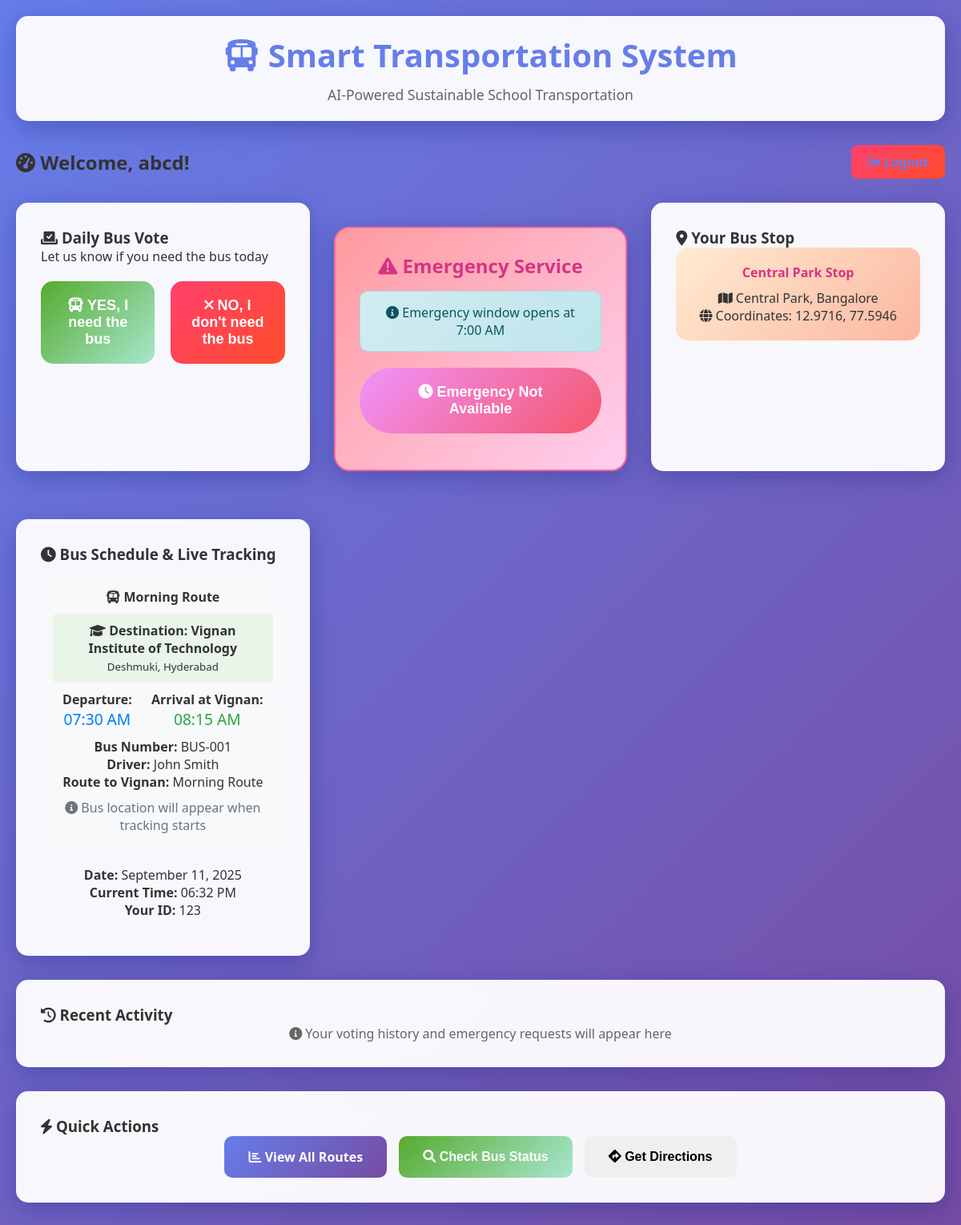
/dashboard (signed in), run on the app's committed database.
### app.py (models this page shows)
class Student(UserMixin, db.Model):
    id = db.Column(db.Integer, primary_key=True)
    student_id = db.Column(db.String(20), unique=True, nullable=False)
    name = db.Column(db.String(100), nullable=False)
    password_hash = db.Column(db.String(120), nullable=False)
    stop_id = db.Column(db.Integer, db.ForeignKey('bus_stop.id'), nullable=False)
    created_at = db.Column(db.DateTime, default=datetime.utcnow)
    stop = db.relationship('BusStop', backref='students')
    votes = db.relationship('DailyVote', backref='student', lazy=True)
    emergency_requests = db.relationship('EmergencyRequest', backref='student', lazy=True)

class BusStop(db.Model):
    id = db.Column(db.Integer, primary_key=True)
    name = db.Column(db.String(100), nullable=False)
    latitude = db.Column(db.Float, nullable=False)
    longitude = db.Column(db.Float, nullable=False)
    address = db.Column(db.String(200))
    created_at = db.Column(db.DateTime, default=datetime.utcnow)

class BusSchedule(db.Model):
    id = db.Column(db.Integer, primary_key=True)
    route_name = db.Column(db.String(100), nullable=False)
    departure_time = db.Column(db.Time, nullable=False)
    arrival_time = db.Column(db.Time, nullable=False)
    bus_number = db.Column(db.String(20), nullable=False)
    driver_name = db.Column(db.String(100), nullable=False)
    is_active = db.Column(db.Boolean, default=True)
    created_at = db.Column(db.DateTime, default=datetime.utcnow)

### app.py (the view)
@app.route('/dashboard')
@login_required
def dashboard():
    today = datetime.now().date()
    now = datetime.now()
    today_vote = DailyVote.query.filter_by(
        student_id=current_user.id,
        vote_date=today
    ).first()
    emergency_active = False
    current_time = now.time()
    if current_time >= datetime.strptime("07:00", "%H:%M").time() and \
       current_time <= datetime.strptime("07:30", "%H:%M").time():
        emergency_active = True
    user_stop = BusStop.query.get(current_user.stop_id)
    bus_schedule = BusSchedule.query.filter_by(is_active=True).first()
    bus_location = BusLocation.query.order_by(BusLocation.timestamp.desc()).first()
    return render_template('dashboard.html',
                         current_user=current_user,
                         today_vote=today_vote,
                         emergency_active=emergency_active,
                         user_stop=user_stop,
                         now=now,
                         bus_schedule=bus_schedule,
                         bus_location=bus_location)

### app.py (called while the page is built)
@login_manager.user_loader
def load_user(user_id):
    return Student.query.get(int(user_id))

### templates/dashboard.html (shortened to what this page needs)
{% extends "base.html" %}
{% block content %}
<div class="nav">
    <h2><i class="fas fa-tachometer-alt"></i> Welcome, {{ current_user.name }}!</h2>
    <a href="{{ url_for('logout') }}" class="btn btn-danger">
        <i class="fas fa-sign-out-alt"></i> Logout
    </a>
</div>
<div class="dashboard-grid">
    <div class="card">
        <h3><i class="fas fa-vote-yea"></i> Daily Bus Vote</h3>
        <p>Let us know if you need the bus today</p>
        {% if today_vote %}
            <div class="alert alert-success">
                <i class="fas fa-check-circle"></i>
                You voted: <strong>{{ 'YES' if today_vote.needs_bus else 'NO' }}</strong> for bus today
            </div>
            <p><small>Voted at: {{ today_vote.voted_at.strftime('%I:%M %p') }}</small></p>
        {% else %}
            <form method="POST" action="{{ url_for('vote') }}">
                <div class="vote-buttons">
                    <button type="submit" name="needs_bus" value="yes" class="btn btn-success vote-btn">
                        <i class="fas fa-bus"></i> YES, I need the bus
                    </button>
                    <button type="submit" name="needs_bus" value="no" class="btn btn-danger vote-btn">
                        <i class="fas fa-times"></i> NO, I don't need the bus
                    </button>
                </div>
            </form>
        {% endif %}
    </div>
    <div class="card emergency-section {% if emergency_active %}emergency-active{% endif %}">
        <h3><i class="fas fa-exclamation-triangle"></i> Emergency Service</h3>
        {% if emergency_active %}
            <div class="alert alert-danger">
                <i class="fas fa-clock"></i> Emergency window is active (7:00 AM - 7:30 AM)
            </div>
            <button onclick="requestEmergency()" class="btn btn-warning">
                <i class="fas fa-bell"></i> Request Emergency Bus
            </button>
            <p><small>Click if you missed your regular bus</small></p>
        {% else %}
            <div class="alert alert-info">
                <i class="fas fa-info-circle"></i> Emergency window opens at 7:00 AM
            </div>
            <button class="btn btn-warning" disabled>
                <i class="fas fa-clock"></i> Emergency Not Available
            </button>
        {% endif %}
    </div>
    <div class="card">
        <h3><i class="fas fa-map-marker-alt"></i> Your Bus Stop</h3>
        <div class="stop-info">
            <h4>{{ user_stop.name }}</h4>
            <p><i class="fas fa-map"></i> {{ user_stop.address }}</p>
            <p><i class="fas fa-globe"></i> Coordinates: {{ "%.4f"|format(user_stop.latitude) }}, {{ "%.4f"|format(user_stop.longitude) }}</p>
        </div>
    </div>
    <div class="card">
        <h3><i class="fas fa-clock"></i> Bus Schedule & Live Tracking</h3>
        <div style="text-align: center;">
            {% if bus_schedule %}
                <div style="margin: 15px 0; padding: 15px; background: #f8f9fa; border-radius: 10px;">
                    <h4><i class="fas fa-bus"></i> {{ bus_schedule.route_name }}</h4>
                    <div style="background: #e8f5e8; padding: 10px; border-radius: 5px; margin: 10px 0;">
                        <strong><i class="fas fa-graduation-cap"></i> Destination: Vignan Institute of Technology</strong><br>
                        <small>Deshmuki, Hyderabad</small>
                    </div>
                    <div style="display: flex; justify-content: space-around; margin: 10px 0;">
                        <div>
                            <strong>Departure:</strong><br>
                            <span style="font-size: 1.2em; color: #007bff;">{{ bus_schedule.departure_time.strftime('%I:%M %p') }}</span>
                        </div>
                        <div>
                            <strong>Arrival at Vignan:</strong><br>
                            <span style="font-size: 1.2em; color: #28a745;">{{ bus_schedule.arrival_time.strftime('%I:%M %p') }}</span>
                        </div>
                    </div>
                    <div style="margin: 10px 0;">
                        <strong>Bus Number:</strong> {{ bus_schedule.bus_number }}<br>
                        <strong>Driver:</strong> {{ bus_schedule.driver_name }}<br>
                        <strong>Route to Vignan:</strong> {{ bus_schedule.route_name }}
                    </div>
                    {% if bus_location %}
                        <div style="margin: 15px 0; padding: 10px; background: #d4edda; border-radius: 5px;">
                            <strong><i class="fas fa-map-marker-alt"></i> Live Location:</strong><br>
                            <span id="live-location">{{ bus_location.status.title() }}</span><br>
                            <small>Updated: {{ bus_location.timestamp.strftime('%I:%M %p') }}</small>
                        </div>
                    {% else %}
                        <div style="margin: 10px 0; color: #6c757d;">
                            <i class="fas fa-info-circle"></i> Bus location will appear when tracking starts
                        </div>
                    {% endif %}
                </div>
            {% else %}
                <div style="margin: 15px 0; color: #6c757d;">
                    <i class="fas fa-info-circle"></i> Bus schedule will be available after route optimization
                </div>
            {% endif %}
            <div style="margin: 15px 0;">
                <strong>Date:</strong> {{ now.strftime('%B %d, %Y') }}<br>
                <strong>Current Time:</strong> {{ now.strftime('%I:%M %p') }}<br>
                <strong>Your ID:</strong> {{ current_user.student_id }}
            </div>
        </div>
    </div>
</div>
<div class="card">
    <h3><i class="fas fa-history"></i> Recent Activity</h3>
    <div style="text-align: center; color: #666;">
        <i class="fas fa-info-circle"></i>
        Your voting history and emergency requests will appear here
    </div>
</div>
<div class="card">
    <h3><i class="fas fa-bolt"></i> Quick Actions</h3>
    <div style="display: flex; gap: 15px; flex-wrap: wrap; justify-content: center;">
        <a href="{{ url_for('admin_dashboard_secure') }}" class="btn btn-primary">
            <i class="fas fa-chart-bar"></i> View All Routes
        </a>
        <button onclick="checkBusStatus()" class="btn btn-success">
            <i class="fas fa-search"></i> Check Bus Status
        </button>
        <button onclick="getDirections()" class="btn btn-info">
            <i class="fas fa-directions"></i> Get Directions
        </button>
    </div>
</div>
{% endblock %}

### static/css/style.css (style rules this page uses)
* { margin: 0; padding: 0; box-sizing: border-box; }
body { font-family: 'Segoe UI', Tahoma, Geneva, Verdana, sans-serif; background: linear-gradient(135deg, #667eea 0%, #764ba2 100%); min-height: 100vh; color: #333; }
.card { background: rgba(255, 255, 255, 0.95); backdrop-filter: blur(10px); border-radius: 15px; padding: 30px; margin-bottom: 30px; box-shadow: 0 8px 32px rgba(31, 38, 135, 0.37); border: 1px solid rgba(255, 255, 255, 0.18); transition: transform 0.3s ease, box-shadow 0.3s ease; }
.btn { padding: 15px 30px; border: none; border-radius: 10px; font-size: 16px; font-weight: 600; cursor: pointer; transition: all 0.3s ease; text-decoration: none; display: inline-block; text-align: center; }
.btn-primary { background: linear-gradient(135deg, #667eea, #764ba2); color: white; }
.btn-success { background: linear-gradient(135deg, #56ab2f, #a8e6cf); color: white; }
.btn-danger { background: linear-gradient(135deg, #ff416c, #ff4b2b); color: white; }
.btn-warning { background: linear-gradient(135deg, #f093fb, #f5576c); color: white; font-size: 18px; padding: 20px 40px; border-radius: 50px; animation: pulse 2s infinite; }
.vote-buttons { display: flex; gap: 20px; justify-content: center; margin-top: 20px; }
.vote-btn { flex: 1; max-width: 200px; padding: 20px; font-size: 18px; border-radius: 15px; }
.emergency-section { background: linear-gradient(135deg, #ff9a9e, #fecfef); border: 2px solid #ff6b9d; text-align: center; padding: 30px; border-radius: 20px; margin: 30px 0; }
.emergency-section h3 { color: #d63384; margin-bottom: 15px; font-size: 1.5rem; }
.alert { padding: 15px; border-radius: 10px; margin-bottom: 20px; font-weight: 500; }
.alert-info { background: linear-gradient(135deg, #d1ecf1, #bee5eb); border: 1px solid #abdde5; color: #0c5460; }
.dashboard-grid { display: grid; grid-template-columns: repeat(auto-fit, minmax(300px, 1fr)); gap: 30px; margin-top: 30px; }
.stop-info { background: linear-gradient(135deg, #ffecd2, #fcb69f); border-radius: 15px; padding: 20px; text-align: center; }
.stop-info h4 { color: #d63384; margin-bottom: 10px; }
.nav { display: flex; justify-content: space-between; align-items: center; margin-bottom: 20px; }
.nav a { color: #667eea; text-decoration: none; font-weight: 600; padding: 10px 20px; border-radius: 8px; transition: background 0.3s ease; }

### data on the page
Student: name "abcd", student_id "123"
BusStop: name "Central Park Stop", address "Central Park, Bangalore", latitude "12.9716", longitude "77.5946"
BusSchedule: route_name "Morning Route", departure_time "07:30 AM", arrival_time "08:15 AM", bus_number "BUS-001", driver_name "John Smith"

### other printed values
{{ now.strftime('%B %d, %Y') }} "September 11, 2025"
{{ now.strftime('%I:%M %p') }} "06:32 PM"
